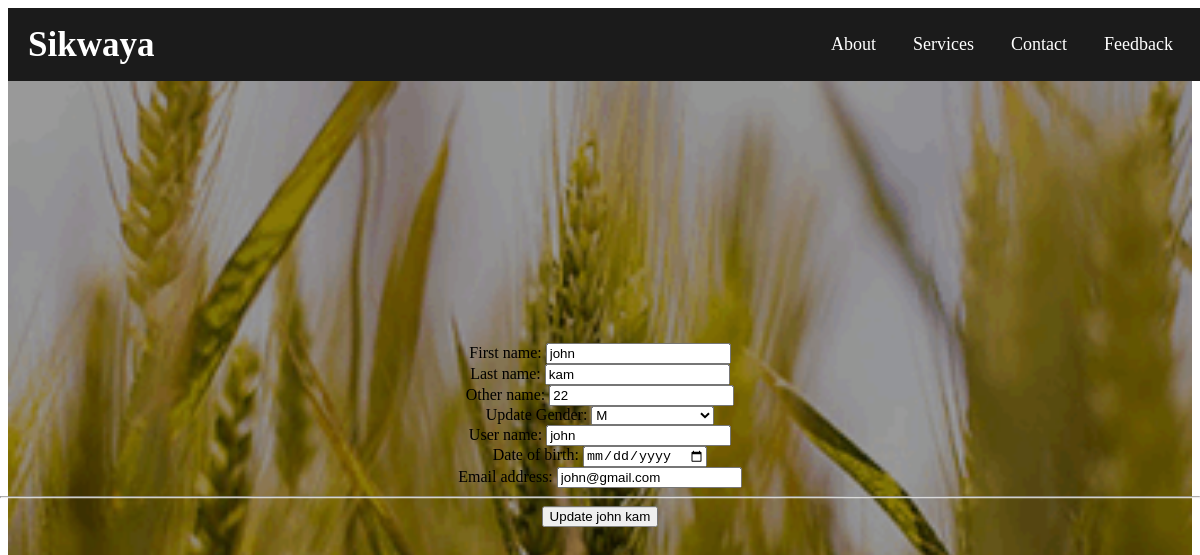
The page /admin/editUser.php?EditUser=1 on the database its author committed.
### tables this page shows
CREATE TABLE `tbl_users` (
  `userId` bigint(11) NOT NULL,
  `firstname` varchar(45) NOT NULL,
  `lastname` varchar(45) NOT NULL,
  `othername` varchar(50) DEFAULT NULL,
  `dob` date DEFAULT NULL,
  `gender` varchar(45) NOT NULL DEFAULT '0',
  `username` varchar(45) NOT NULL,
  `email` varchar(45) NOT NULL,
  `password` varchar(60) NOT NULL,
  `userType` varchar(30) NOT NULL,
  `created` bigint(10) NOT NULL DEFAULT 0,
  `isdeleted` int(11) NOT NULL DEFAULT 0
);

### admin/editUser.php (the view, shortened to what this page needs)
<?php
  require_once "../config/dbConnect.php";
  ?>
<?php
  if(isset($_GET["EditUser"])){
  $EditUser = mysqli_real_escape_string($dbConn, $_GET["EditUser"]);
  $res_tbl_users = $dbConn->query("SELECT * FROM `tbl_users`   WHERE userId = '$EditUser' LIMIT 1");
  $row_tbl_users = $res_tbl_users->fetch_assoc();
  }
 ?>
<!DOCTYPE html>
<html lang="en">
  <head>
    <link rel="stylesheet" href="../css/style.css" />
  </head>
  <body>
    <nav>
      <div class="menu">
        <div class="logo">
          <a href="index.html">Sikwaya</a>
        </div>
        <ul>
          <li><a href="about.html">About</a></li>
          <li><a href="Services.html">Services</a></li>
          <li><a href="contact.html">Contact</a></li>
          <li><a href="feedback.html">Feedback</a></li>
        </ul>
      </div>
    </nav>
    <div class="center">
    <div class="row">
        <div class="col-md-8 order-md-1">
          <form class="needs-validation" action = "../processes/signup_process.php" method = "POST" >
          <div class="row">
              <div class="col-md-6 mb-3">
                <label for="firstname">First name:</label>
                <input type="text" class="form-control" id="firstname" name="firstname" placeholder="Update firstname" value="<?php print $row_tbl_users["firstname"];?>" required>
              </div>
              <div class="col-md-6 mb-3">
                <label for="lastname">Last name:</label>
                <input type="text" class="form-control" id="lastname" name="lastname" placeholder="Update last name " value="<?php print $row_tbl_users["lastname"];?>" required>
              </div>
        <div class="col-md-6 mb-3">
                <label for="othername">Other name:</label>
                <input type="text" class="form-control" id="othername" name="othername" placeholder="Update othername" value="<?php print $row_tbl_users["othername"];?>" required>
              </div>
        <div class="col-md-6 mb-3">
        <label for="gender">Update Gender:</label>
        <select class="form-control" id="gender" name = "gender" >
      <option for="gender" value = "<?php print $row_tbl_users["gender"];?>"><?php print $row_tbl_users["gender"];?></option>
      </select>
              </div>
              <div class="col-md-6 mb-3">
                <label for="username">User name:</label>
                <input type="text" class="form-control" id="username" name="username" placeholder="Update user name" value="<?php print $row_tbl_users["username"];?>" required>
              </div>
              <div class="col-md-6 mb-3">
                <label for="dob">Date of birth:</label>
                <input type="date" class="form-control" id="dob" name="dob" placeholder="" value="<?php print $row_tbl_users["dob"];?>" required>
              </div>
            </div>
            <div class="mb-3">
              <label for="email">Email address:</label>
              <input type="email" class="form-control" id="email" name="email"placeholder="Update email" value="<?php print $row_tbl_users["email"];?>" required>
         </div>
            <hr class="mb-4">
            <button class="btn btn-primary btn-lg btn-block" type="submit" name = "update">Update <?php print $row_tbl_users["firstname"];?></span><?php print "&nbsp";?><span><?php  print $row_tbl_users ["lastname"];?></span></button>
          </form>
        </div>
  </body>
</html>

### css/style.css (style rules this page uses)
nav { position: fixed; background: #1b1b1b; width: 100%; padding: 10px 0; z-index: 12; }
nav .menu { max-width: 1250px; margin: auto; display: flex; align-items: center; justify-content: space-between; padding: 0 20px; }
.menu .logo a { text-decoration: none; color: #fff; font-size: 35px; font-weight: 600; }
.menu ul { display: inline-flex; }
.menu ul li { list-style: none; margin-left: 7px; }
.menu ul li:first-child { margin-left: 0px; }
.menu ul li a { text-decoration: none; color: #fff; font-size: 18px; font-weight: 500; padding: 8px 15px; border-radius: 5px; transition: all 0.3s ease; }
.center { position: absolute; top: 52%; left: 50%; transform: translate(-50%, -50%); width: 100%; padding: 0 20px; text-align: center; }

### rows shown on the page
tbl_users: firstname "john", lastname "kam", othername "22", gender "M", username "john", email "john@gmail.com"
